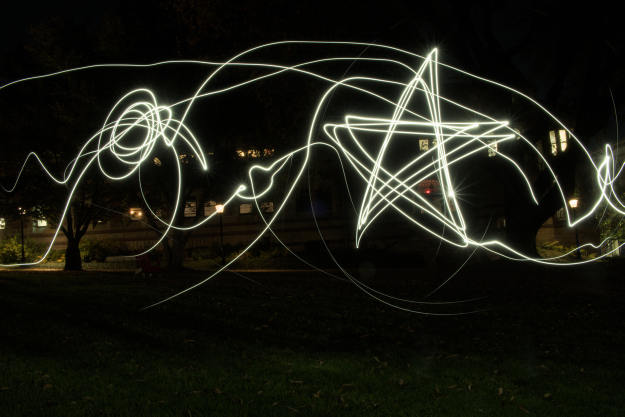
#> input picture night/light1.jpg, 1249 x 833 px (shown at 1/2 size)
$ python colormatch_messy.py
#> lines starting #> are read from the running program, lines starting #| are printed output that depends on the picture; after the words box and inside, x2 and y2 are one past the last pixel; in counts of white or black regions, pixels touching at a corner belong together
#
# Color spaces and color matching lab
# James Tompkin
# CSCI 1290
# Brown University
#

import os
import glob
import numpy as np
from skimage import color, io, util, segmentation
# from PIL import Image
import matplotlib.pyplot as plt
import cv2
from numpy import ma

####################################################################################
# Functions
####################################################################################
#
# Use matpimglotlib to show a 3D scatter plot with subsampling of the input points
# https://matplotlib.org/3.2.1/gallery/mplot3d/scatter3d.html
#
# Input:
# - img: Input image whose intensity values (or 'positions') are the coordinates we wish to plot in a color space
# - colors: The colors associated with those intensity values for visual output to the screen.
# - n: Random number of pixels to plot
# - label_x: Labels for axis.
# - lim_x: Limits for the axis of the color space
# [64 lines left out: functions plotColor, showColorTransfer, histogram_segment_equalize, histogram_equalize, not called in this run]

# [64 lines of commented-out code are left out]
image = cv2.imread('./night/light1.jpg')
#> image is the input picture: shape (833, 1249, 3); mean B, G, R 18.6, 26.8, 26
image_bw = cv2.cvtColor(image, cv2.COLOR_BGR2GRAY)
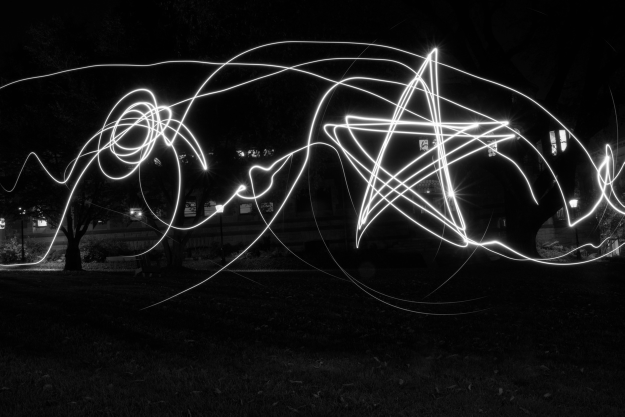
#> image_bw: shape (833, 1249) (shown at 1/2 size); min 0, max 255, mean 25.6

mask = np.where(image_bw > 180, 255, 0).astype(np.uint8)
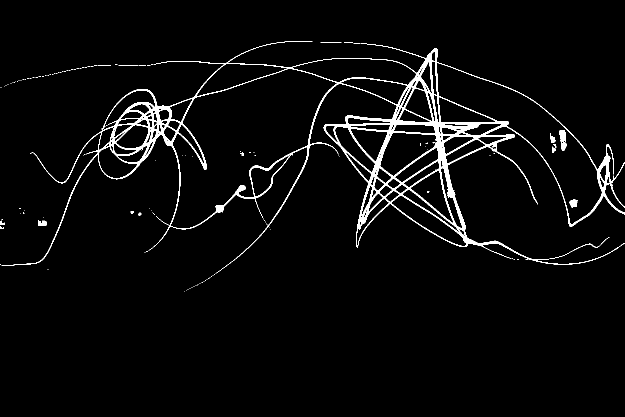
#> mask: shape (833, 1249) (shown at 1/2 size); 3.5% white; 140 white regions (124 under 20 px), largest, box (x1, y1, x2, y2) and area: (3, 83, 1249, 548) 34512, (1119, 260, 1132, 284) 256, (1139, 399, 1155, 415) 196
print(np.min(mask))
#| 0
print(np.max(mask))
#| 255

cv2.imshow('Mask', image/255)
cv2.waitKey(0)
cv2.destroyAllWindows()
cv2.imshow('image', mask/255)
cv2.waitKey(0)
cv2.destroyAllWindows()
# mask = cv2.resize(mask, (out.shape[1], out.shape[0]), interpolation=cv2.INTER_AREA)
cv2.imwrite('mask.jpg', mask)
# [13 lines of commented-out code are left out]
